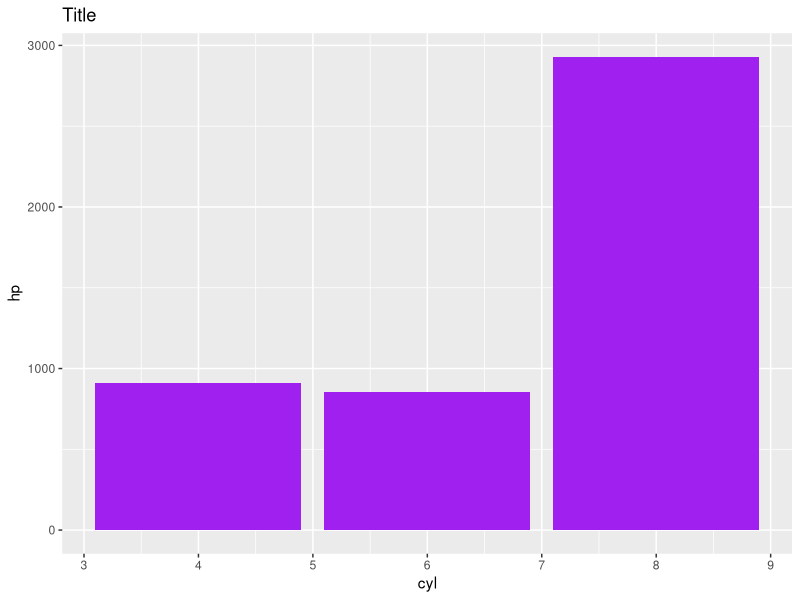
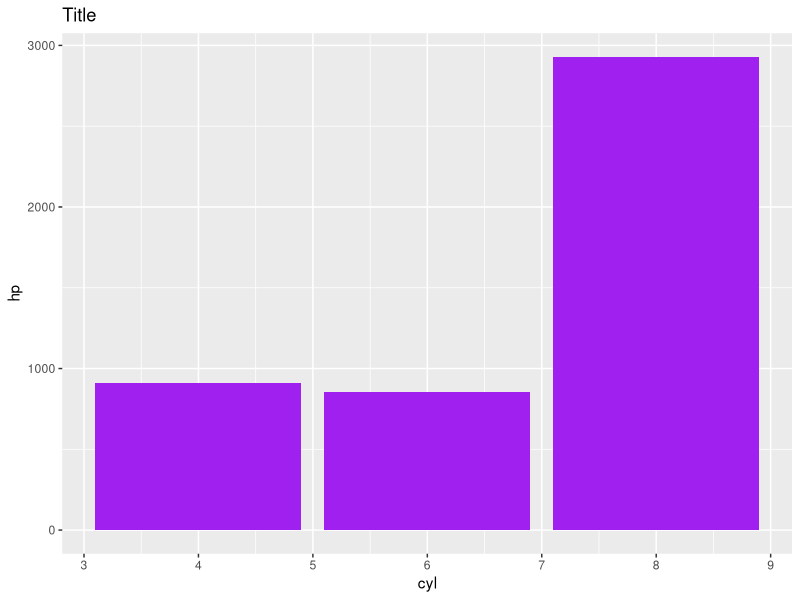
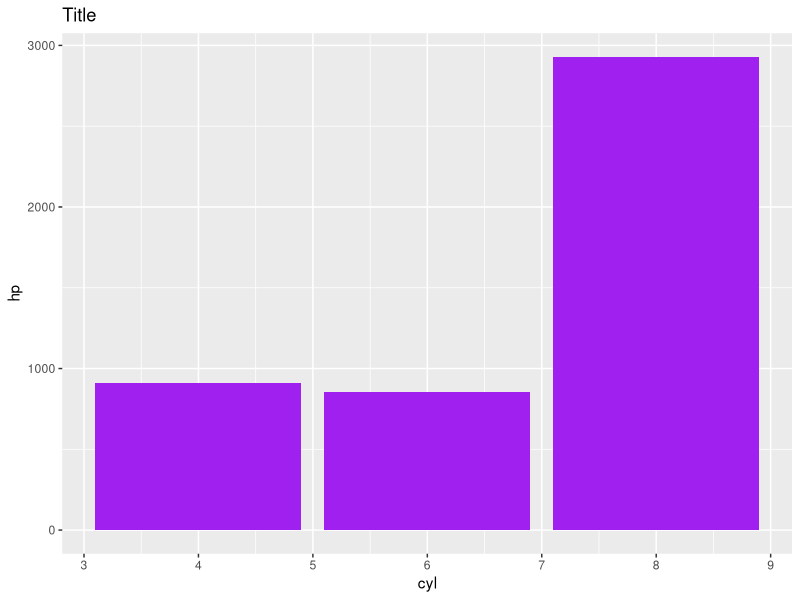

The R script that drew these images, in order:
## ---- chunk 1
knitr::opts_chunk$set(echo = FALSE)
library(knitr)
library(kableExtra)
library(ggplot2)
## ---- chunk 2
ggplot(data = mtcars, aes(x = cyl, y = hp)) +
  geom_bar(stat = 'identity', fill = 'Purple') +
  labs(title = 'Title', x = 'cyl', y = 'hp')
## ---- chunk 3
ggplot(data = mtcars, aes(x = cyl, y = hp)) +
  geom_bar(stat = 'identity', fill = 'Purple') +
  labs(title = 'Title', x = 'cyl', y = 'hp')
## ---- chunk 4
ggplot(data = mtcars, aes(x = cyl, y = hp)) +
  geom_bar(stat = 'identity', fill = 'Purple') +
  labs(title = 'Title', x = 'cyl', y = 'hp')
